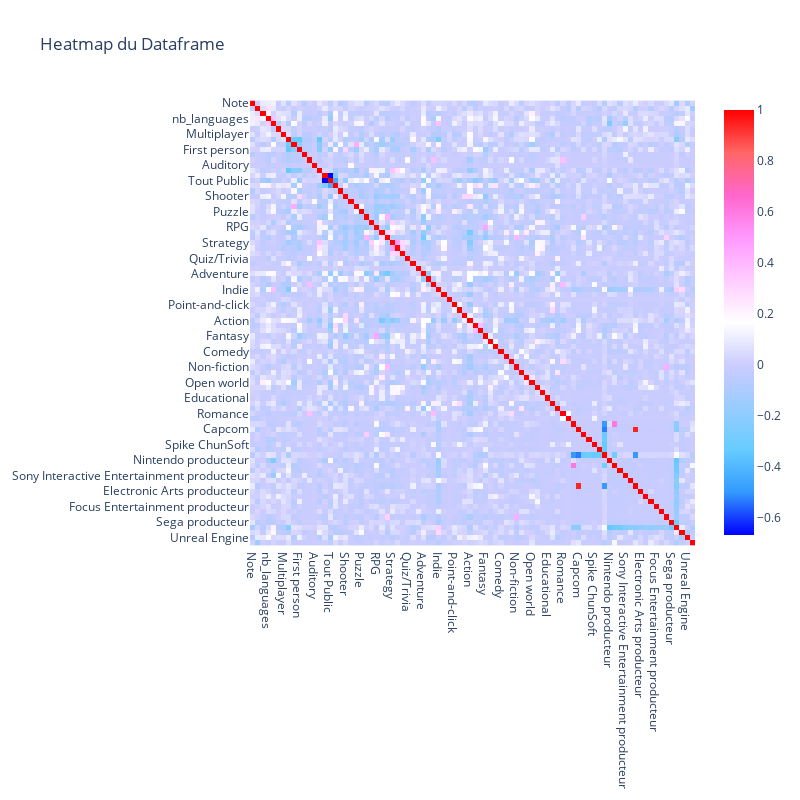

Notebook code cell kept with this figure:
### Markdown cell above
Etant donné qu'on dispose de 86 variables à inclure dans notre heatmap, on ne voit pas grand chose quand on représente l'intégralité des variables sur la heatmap. Il est donc judicieux d'utiliser une autre heatmap avec laquelle on peut zoomer. Sur la heatmap suivante, tous les noms des variables ne sont pas inscrits en abscisse et ordonnées, néanmoins elles sont toutes représentées et on peut voir que toutes les corrélations entre toutes les variables sont présentes sur la heatmap en zoomant.

### Code cell
fig = px.imshow(dfheatmap.corr(), title='Heatmap du Dataframe', color_continuous_scale='Picnic', width=800, height=800)

fig.show()

### Figure 1 — Plotly figure (JSON) as saved in the notebook; plotly's stock layout.template omitted (floating-point values rounded to 4 significant figures; data arrays with more than 128 entries replaced by an {"elided": "..."} marker saying what was removed)
{"data": [{"coloraxis": "coloraxis", "hovertemplate": "x: %{x}<br>y: %{y}<br>color: %{z}<extra></extra>", "name": "0", "type": "heatmap", "x": ["Note", "Date de Sortie", "Hypes", "nb_languages", "nb_platforms", "Graphismes", "Multiplayer", "Third person", "Side view", "First person", "Virtual Reality", "Text", "Auditory", "Bird View", "16 year", "Tout Public", "18 year", "Fighting", "Shooter", "Music", "Platform", "Puzzle", "Racing", "RTS", "RPG", "Simulator", "Sport", "Strategy", "TBS", "Tactical", "Quiz/Trivia", "Hack and slash/Beat 'em up", "Pinball", "Adventure", "Arcade", "Visual Novel", "Indie", "Card & Board Game", "MOBA", "Point-and-click", "Thriller", "Science fiction", "Action", "Horror", "Survival", "Fantasy", "Historical", "Stealth", "Comedy", "Business", "Drama", "Non-fiction", "Kids", "Sandbox", "Open world", "Warfare", "4X", "Educational", "Mystery", "Party", "Romance", "Erotic", "Square Enix", "Capcom", "Milestone", "Nippon Ichi Software", "Spike ChunSoft", "Nihon Falcom", "Autre développeur", "Nintendo producteur", "Square Enix producteur", "Bandai Namco Entertainment producteur", "Sony Interactive Entertainment producteur", "Devolver Digital producteur", "Capcom producteur", "Electronic Arts producteur", "Ubisoft Entertainment producteur", "Activision producteur", "Focus Entertainment producteur", "Team17 producteur", "EA Sports producteur", "Sega producteur", "Autre producteur", "Unity", "Unreal Engine", "Franchise bool"], "xaxis": "x", "y": ["Note", "Date de Sortie", "Hypes", "nb_languages", "nb_platforms", "Graphismes", "Multiplayer", "Third person", "Side view", "First person", "Virtual Reality", "Text", "Auditory", "Bird View", "16 year", "Tout Public", "18 year", "Fighting", "Shooter", "Music", "Platform", "Puzzle", "Racing", "RTS", "RPG", "Simulator", "Sport", "Strategy", "TBS", "Tactical", "Quiz/Trivia", "Hack and slash/Beat 'em up", "Pinball", "Adventure", "Arcade", "Visual Novel", "Indie", "Card & Board Game", "MOBA", "Point-and-click", "Thriller", "Science fiction", "Action", "Horror", "Survival", "Fantasy", "Historical", "Stealth", "Comedy", "Business", "Drama", "Non-fiction", "Kids", "Sandbox", "Open world", "Warfare", "4X", "Educational", "Mystery", "Party", "Romance", "Erotic", "Square Enix", "Capcom", "Milestone", "Nippon Ichi Software", "Spike ChunSoft", "Nihon Falcom", "Autre développeur", "Nintendo producteur", "Square Enix producteur", "Bandai Namco Entertainment producteur", "Sony Interactive Entertainment producteur", "Devolver Digital producteur", "Capcom producteur", "Electronic Arts producteur", "Ubisoft Entertainment producteur", "Activision producteur", "Focus Entertainment producteur", "Team17 producteur", "EA Sports producteur", "Sega producteur", "Autre producteur", "Unity", "Unreal Engine", "Franchise bool"], "yaxis": "y", "z": {"elided": "86x86 float values"}}], "layout": {"coloraxis": {"colorscale": [[0, "rgb(0,0,255)"], [0.1, "rgb(51,153,255)"], [0.2, "rgb(102,204,255)"], [0.3, "rgb(153,204,255)"], [0.4, "rgb(204,204,255)"], [0.5, "rgb(255,255,255)"], [0.6, "rgb(255,204,255)"], [0.7, "rgb(255,153,255)"], [0.8, "rgb(255,102,204)"], [0.9, "rgb(255,102,102)"], [1, "rgb(255,0,0)"]]}, "height": 800, "title": {"text": "Heatmap du Dataframe"}, "width": 800, "xaxis": {"anchor": "y", "autorange": true, "constrain": "domain", "domain": [0.01501, 0.985], "range": [-0.5, 85.5], "scaleanchor": "y", "type": "category"}, "yaxis": {"anchor": "x", "autorange": true, "constrain": "domain", "domain": [0, 1], "range": [85.5, -0.5], "type": "category"}}}
